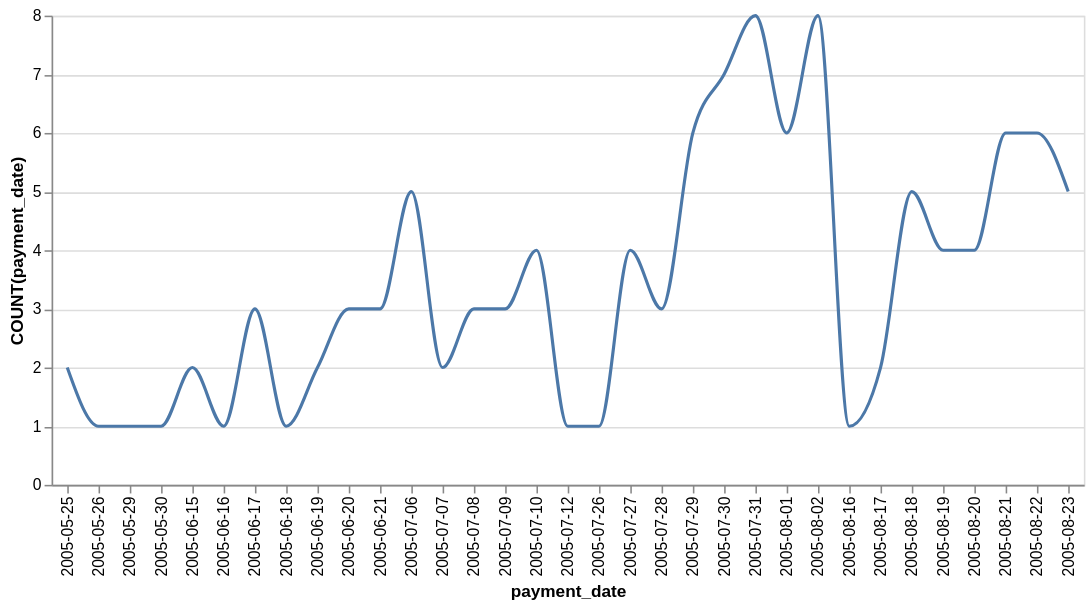

This figure's Vega-Lite source:
### Vega-Lite specification from a JSON file in a GitHub repository (floating-point values rounded to 4 significant figures)
{"data": {"values": [{"x_data": "2005-05-25", "y_data": 2}, {"x_data": "2005-05-26", "y_data": 1}, {"x_data": "2005-05-29", "y_data": 1}, {"x_data": "2005-05-30", "y_data": 1}, {"x_data": "2005-06-15", "y_data": 2}, {"x_data": "2005-06-16", "y_data": 1}, {"x_data": "2005-06-17", "y_data": 3}, {"x_data": "2005-06-18", "y_data": 1}, {"x_data": "2005-06-19", "y_data": 2}, {"x_data": "2005-06-20", "y_data": 3}, {"x_data": "2005-06-21", "y_data": 3}, {"x_data": "2005-07-06", "y_data": 5}, {"x_data": "2005-07-07", "y_data": 2}, {"x_data": "2005-07-08", "y_data": 3}, {"x_data": "2005-07-09", "y_data": 3}, {"x_data": "2005-07-10", "y_data": 4}, {"x_data": "2005-07-12", "y_data": 1}, {"x_data": "2005-07-26", "y_data": 1}, {"x_data": "2005-07-27", "y_data": 4}, {"x_data": "2005-07-28", "y_data": 3}, {"x_data": "2005-07-29", "y_data": 6}, {"x_data": "2005-07-30", "y_data": 7}, {"x_data": "2005-07-31", "y_data": 8}, {"x_data": "2005-08-01", "y_data": 6}, {"x_data": "2005-08-02", "y_data": 8}, {"x_data": "2005-08-16", "y_data": 1}, {"x_data": "2005-08-17", "y_data": 2}, {"x_data": "2005-08-18", "y_data": 5}, {"x_data": "2005-08-19", "y_data": 4}, {"x_data": "2005-08-20", "y_data": 4}, {"x_data": "2005-08-21", "y_data": 6}, {"x_data": "2005-08-22", "y_data": 6}, {"x_data": "2005-08-23", "y_data": 5}]}, "mark": {"type": "line", "interpolate": "monotone"}, "encoding": {"x": {"field": "x_data", "type": "nominal", "title": "payment_date", "sort": "ascending"}, "y": {"field": "y_data", "type": "quantitative", "title": "COUNT(payment_date)"}}}
